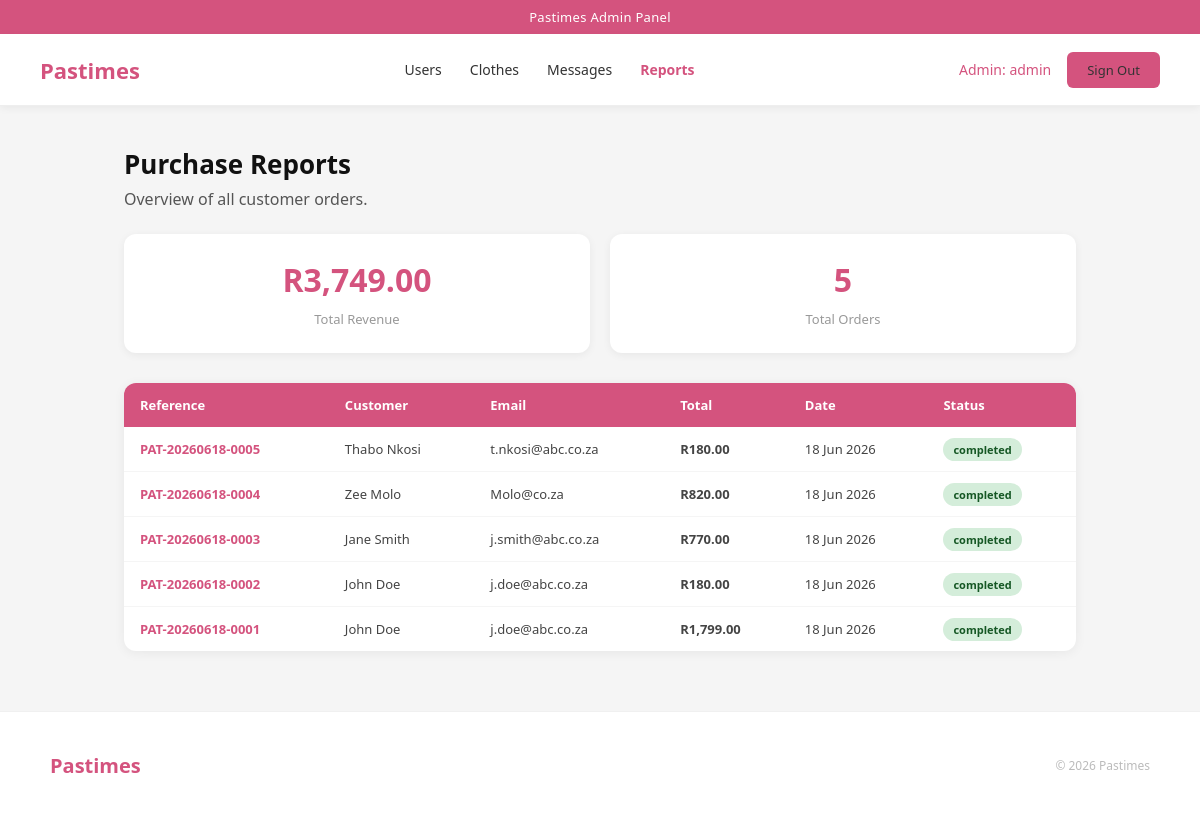
The app's page /admin/reports.php (signed in) with its own data.
### tables this page shows
CREATE TABLE `tblaorder` (
  `order_id` int(11) NOT NULL,
  `user_id` int(11) NOT NULL,
  `total_amount` decimal(10,2) DEFAULT NULL,
  `order_date` datetime DEFAULT current_timestamp(),
  `payment_status` varchar(30) DEFAULT 'pending'
);

CREATE TABLE `tbluser` (
  `user_id` int(11) NOT NULL,
  `first_name` varchar(100) NOT NULL,
  `last_name` varchar(100) NOT NULL,
  `email` varchar(100) NOT NULL,
  `username` varchar(50) NOT NULL,
  `password` varchar(255) NOT NULL,
  `role` varchar(20) DEFAULT 'buyer',
  `seller_status` tinyint(1) DEFAULT 0,
  `verification_status` varchar(20) DEFAULT 'pending',
  `created_at` datetime DEFAULT current_timestamp()
);

### admin/reports.php (the view, shortened to what this page needs)
<?php
$conn = mysqli_connect("localhost", "root", "", "ClothingStore");
$orders = mysqli_query($conn, "
    SELECT tblAorder.*,
           CONCAT(tblUser.first_name,' ',tblUser.last_name) AS customer_name,
           tblUser.email
    FROM tblAorder
    JOIN tblUser ON tblAorder.user_id = tblUser.user_id
    ORDER BY tblAorder.order_date DESC
");
$revenue = mysqli_query($conn, "SELECT SUM(total_amount) as total FROM tblAorder WHERE payment_status='completed'");
$rev     = mysqli_fetch_assoc($revenue);
?>
<!DOCTYPE html>
<html lang="en">
<head>
    <link rel="stylesheet" href="../assets/style.css">
</head>
<body>
<div class="announcement-bar">Pastimes Admin Panel</div>
<nav class="navbar">
    <a href="../index.php" class="logo">Pastimes</a>
    <div class="nav-links">
        <a href="dashboard.php">Users</a>
        <a href="clothes.php">Clothes</a>
        <a href="messages.php">Messages</a>
        <a href="reports.php" style="color:#d4537e; font-weight:700;">Reports</a>
    </div>
    <div class="nav-right">
        <span style="font-size:14px; color:#d4537e;">Admin: <?php echo $_SESSION['username']; ?></span>
        <a href="../logout.php" class="btn btn-pink">Sign Out</a>
    </div>
</nav>
<div class="admin-container">
    <h2>Purchase Reports</h2>
    <p style="color:#555; margin-bottom:24px;">Overview of all customer orders.</p>
    <div class="stats-row">
        <div class="stat-card">
            <strong>R<?php echo number_format($rev['total'] ?? 0, 2); ?></strong>
            <span>Total Revenue</span>
        </div>
        <div class="stat-card">
            <strong><?php echo mysqli_num_rows($orders); ?></strong>
            <span>Total Orders</span>
        </div>
    </div>
    <table class="data-table">
        <tr>
            <th>Reference</th>
            <th>Customer</th>
            <th>Email</th>
            <th>Total</th>
            <th>Date</th>
            <th>Status</th>
        </tr>
        <?php
        mysqli_data_seek($orders, 0);
        while($order = mysqli_fetch_assoc($orders)):
            $ref = "PAT-" . date('Ymd', strtotime($order['order_date'])) . "-" . str_pad($order['order_id'], 4, '0', STR_PAD_LEFT);
        ?>
        <tr>
            <td style="color:#d4537e; font-weight:700;"><?php echo $ref; ?></td>
            <td><?php echo $order['customer_name']; ?></td>
            <td><?php echo $order['email']; ?></td>
            <td style="font-weight:700;">R<?php echo number_format($order['total_amount'], 2); ?></td>
            <td><?php echo date('d M Y', strtotime($order['order_date'])); ?></td>
            <td>
                <span class="badge badge-verified"><?php echo $order['payment_status']; ?></span>
            </td>
        </tr>
        <?php endwhile; ?>
    </table>
</div>
<footer>
    <div class="footer-inner">
        <div class="footer-logo">Pastimes</div>
        <div class="footer-copy">© 2026 Pastimes</div>
    </div>
</footer>
</body>
</html>

### assets/style.css (style rules this page uses)
* { margin: 0; padding: 0; box-sizing: border-box; }
body { font-family: 'Segoe UI', Arial, sans-serif; background-color: #f5f5f5; color: #333; }
.announcement-bar { background-color: #d4537e; color: #fff; text-align: center; padding: 8px; font-size: 13px; font-weight: 500; letter-spacing: 0.3px; }
.navbar { background-color: #fff; border-bottom: 1px solid #eee; padding: 0 40px; display: flex; align-items: center; justify-content: space-between; height: 72px; position: sticky; top: 0; z-index: 100; box-shadow: 0 2px 8px rgba(0,0,0,0.06); }
.navbar .logo { font-size: 22px; font-weight: 700; color: #d4537e; text-decoration: none; min-width: 100px; }
.navbar .nav-links { display: flex; align-items: center; gap: 28px; }
.navbar .nav-links a { color: #333; text-decoration: none; font-size: 14px; font-weight: 500; }
.nav-right { display: flex; align-items: center; gap: 16px; }
.nav-right a { color: #333; text-decoration: none; font-size: 13px; }
.btn { display: inline-block; padding: 9px 20px; border-radius: 6px; font-size: 14px; cursor: pointer; border: none; text-decoration: none; font-weight: 500; }
.btn-pink { background-color: #d4537e; color: #fff; }
.data-table { width: 100%; border-collapse: collapse; background: #fff; border-radius: 12px; overflow: hidden; box-shadow: 0 2px 12px rgba(0,0,0,0.06); }
.data-table th { background: #d4537e; color: #fff; padding: 13px 16px; text-align: left; font-size: 13px; font-weight: 600; }
.data-table td { padding: 13px 16px; border-bottom: 1px solid #f5f5f5; font-size: 13px; color: #444; }
.data-table tr:last-child td { border-bottom: none; }
.badge { padding: 4px 10px; border-radius: 20px; font-size: 11px; font-weight: 600; }
.badge-verified { background: #d4edda; color: #155724; }
.admin-container { max-width: 1000px; margin: 40px auto; padding: 0 24px; }
.admin-container h2 { font-size: 26px; font-weight: 700; color: #111; margin-bottom: 6px; }
footer { background: #fff; border-top: 1px solid #f0f0f0; padding: 40px; margin-top: 60px; }
.footer-inner { max-width: 1100px; margin: 0 auto; display: flex; justify-content: space-between; align-items: center; }
.footer-logo { font-size: 20px; font-weight: 700; color: #d4537e; }
.footer-copy { font-size: 12px; color: #bbb; }

### admin/reports.php (style rules this page uses)
.stats-row { display: flex; gap: 20px; margin-bottom: 30px; }
.stat-card { background: #fff; border-radius: 12px; padding: 24px; flex: 1; box-shadow: 0 2px 8px rgba(0,0,0,0.06); text-align: center; }
.stat-card strong { display: block; font-size: 32px; font-weight: 700; color: #d4537e; margin-bottom: 6px; }
.stat-card span { font-size: 13px; color: #999; }

### records on screen
tblaorder: ref "PAT-20260618-0005", customer_name "Thabo Nkosi", user.email "t.nkosi@abc.co.za", total_amount "180.00", order_date "18 Jun 2026", payment_status "completed"
tblaorder: ref "PAT-20260618-0004", customer_name "Zee Molo", user.email "Molo@co.za", total_amount "820.00", order_date "18 Jun 2026", payment_status "completed"
tblaorder: ref "PAT-20260618-0003", customer_name "Jane Smith", user.email "j.smith@abc.co.za", total_amount "770.00", order_date "18 Jun 2026", payment_status "completed"
tblaorder: ref "PAT-20260618-0002", customer_name "John Doe", user.email "j.doe@abc.co.za", total_amount "180.00", order_date "18 Jun 2026", payment_status "completed"
tblaorder: ref "PAT-20260618-0001", customer_name "John Doe", user.email "j.doe@abc.co.za", total_amount "1,799.00", order_date "18 Jun 2026", payment_status "completed"

### other values on screen
$_SESSION['username'] "admin"
$rev['total'] "3,749.00"
mysqli_num_rows($orders) "5"
